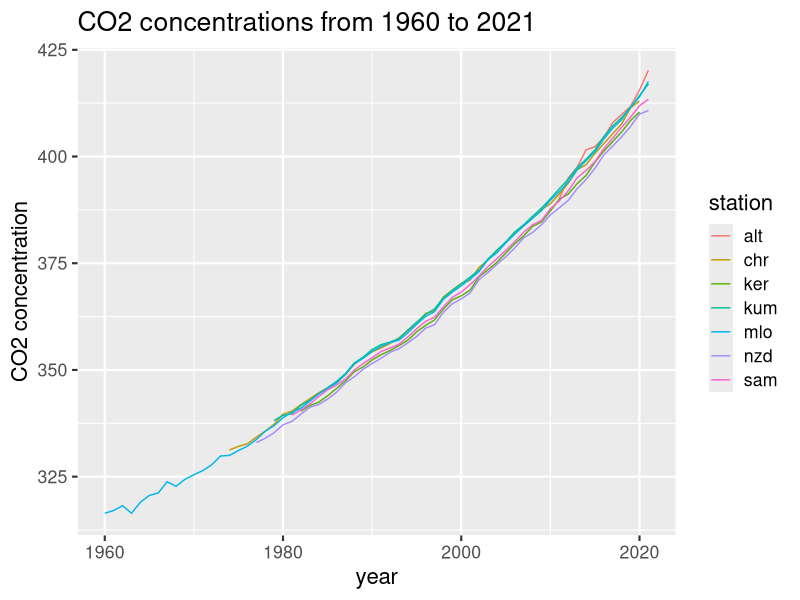
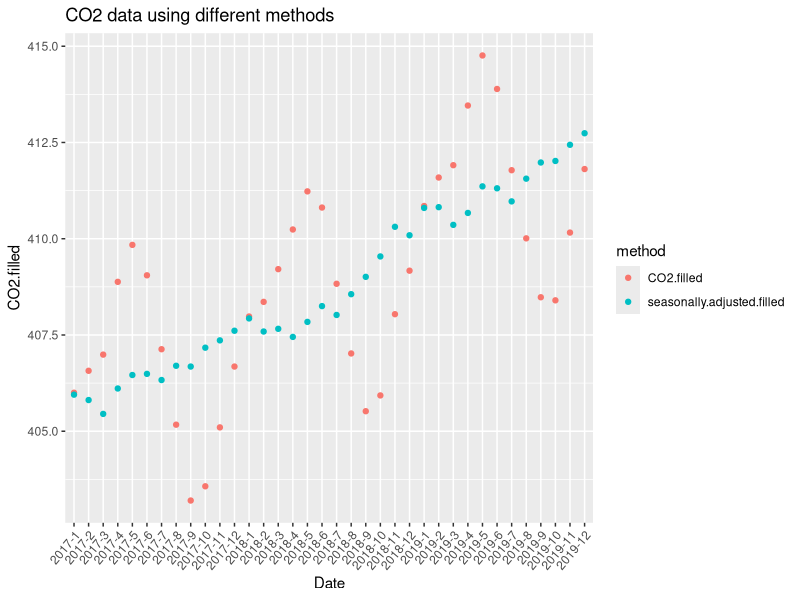
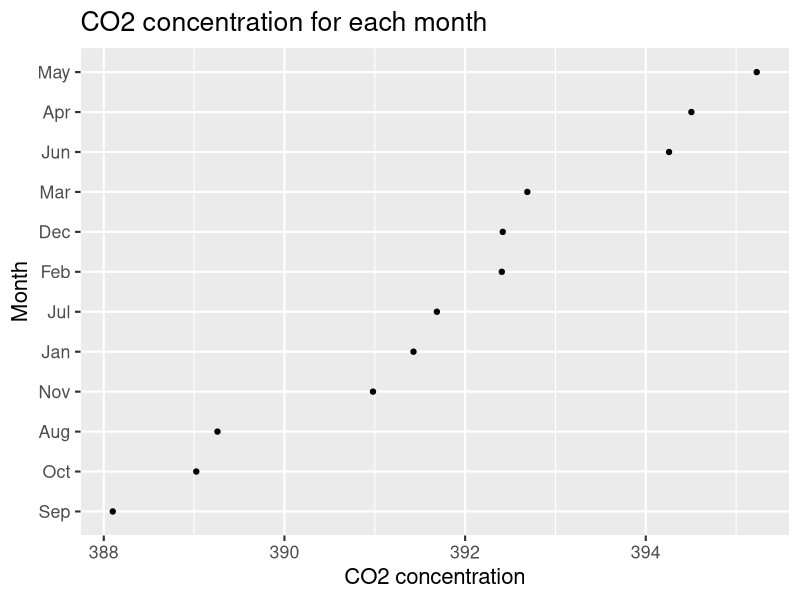

The R source for these figures, in order: (Note: this script raises an error after producing the figures.)
## ---- chunk 1
library(ggplot2)
library(tidyverse)
library(gridExtra)
library(ggpubr)
yearly_co2_tidy <- read.csv("./data/yearly_co2_tidy.csv")
ggplot(data = na.omit(yearly_co2_tidy), aes(x = Yr, y = CO2_concentration, color = station)) +
  geom_line() +
  ggtitle("CO2 concentrations from 1960 to 2021") +
  labs(x = "year", y = "CO2 concentration") + 
  theme_grey(16)
## ---- chunk 2
dt_adjusted <- read.csv("./data/monthly_in_situ_co2_mlo.csv")
dt_adjusted$date <- paste(dt_adjusted$Yr, dt_adjusted$Mn, sep="-")
dt_adjusted <- dt_adjusted %>% filter(Yr > 2016) %>% filter(Yr < 2020) %>% select(date, CO2.filled, seasonally.adjusted.filled) 
dt_adjusted <- pivot_longer(data = dt_adjusted, cols = !date, names_to = "method", values_to = "CO2.filled")

ggplot(data=dt_adjusted, aes(x=fct_inorder(date), y=CO2.filled, color=method)) +
  geom_point() + 
  xlab("Date") +
  ggtitle("CO2 data using different methods") +
  theme(axis.text.x = element_text(angle = 50, hjust=1))
## ---- chunk 3
monthly_co2_c_tidy = read.csv("./data/monthly_co2_c_tidy.csv")
monthly_co2_c_tidy %>% filter(Yr > 2000) %>% 
  filter(Yr < 2021) %>% 
  filter(station %in% c('mlo', 'kum')) %>% 
  na.omit() %>% 
  group_by(Mn) %>% 
  mutate(n = mean(CO2_concentration)) %>% 
  ungroup() %>% 
  select(Mn, n) %>% 
  unique() %>% 
  ggplot(aes(n, reorder(Mn, n))) +
  geom_point() +
  ggtitle("CO2 concentration for each month") + 
  xlab('CO2 concentration') + 
  ylab('Month') + 
  theme_grey(16)
## ---- chunk 4
monthly_co2 <- read.csv("./data/monthly_flask_co2.csv")
monthly_co2_tidy <- monthly_co2 %>% select(-X) %>%
  pivot_longer(cols = -c(Yr,Mn), names_to = "station", 
               values_to = "CO2_concentration")
ggplot(monthly_co2_tidy, aes(x=fct_reorder(station,CO2_concentration,na.rm=TRUE), y=CO2_concentration)) +
  geom_boxplot() +
  coord_flip() +
  ggtitle("Monthly CO2 concentrations for each station") +
  labs(x = "station", y = "monthly CO2 concentration") + 
  theme_grey(16)
## ---- chunk 5
pressure <- read.csv("./data/flx_aircraft.csv")
pressure$Pres. = as.factor(pressure$Pres.)
ggplot(pressure, aes(x = CO2, group = Pres., fill = Pres.)) + geom_density(alpha = 0.5) + 
  labs(x="CO2 concentration") + 
  ggtitle("CO2 concentrations in different air pressure") +
  scale_fill_manual( values = c("lightgreen","blue", "pink")) + 
  theme_grey(16)
## ---- chunk 6
monthly_co2$date <- paste(monthly_co2$Yr, monthly_co2$Mn, sep="-")
monthly_co2_h_m <- monthly_co2 %>% filter(Yr > 2010) %>% filter(Yr < 2020) %>% select(date, mlo)
monthly_co2_h_m <- pivot_longer(data = monthly_co2_h_m, cols = !date, names_to = "station", values_to = "CO2_concentration")
g1 <- ggplot(monthly_co2_h_m, aes(x=fct_inorder(date), y=CO2_concentration, group=1)) + 
  geom_line() + 
  labs(x = "", y = "Monthly CO2") + 
  ggtitle("Northern") +
  scale_x_discrete(labels = NULL, breaks = NULL)
may1 <- monthly_co2_h_m[str_detect(monthly_co2_h_m$date, "-5"),]
g1 <- g1 + geom_point(data=may1,aes(x=fct_inorder(date), y=CO2_concentration), color="red")
monthly_co2_h_s <- monthly_co2 %>% filter(Yr > 2010) %>% filter(Yr < 2020) %>% select(date, sam)
monthly_co2_h_s <- pivot_longer(data = monthly_co2_h_s, cols = !date, names_to = "station", values_to = "CO2_concentration")
g2 <- ggplot(monthly_co2_h_s, aes(x=fct_inorder(date), y=CO2_concentration, group=1)) + 
  geom_line() + 
  labs(x = "Date", y = "Monthly CO2") + 
  ggtitle("Southern") +
  scale_x_discrete(labels = NULL, breaks = NULL)
jan <- subset(monthly_co2_h_s, endsWith(monthly_co2_h_s$date, "-1"))
g2 <- g2 + geom_point(data=jan,aes(x=fct_inorder(date), y=CO2_concentration), color="blue")
grid.arrange(g1,g2,
             top = text_grob("CO2 concentration in different hemispheres"))
## ---- chunk 7
sw_berm <- read_csv("./data/BERM.csv")
sw_bats <- read_csv("./data/BATS.csv")
sw_hawi <- read_csv("./data/HAWI.csv")
sw_total <- rbind(sw_berm, sw_bats, sw_hawi)
ggplot(sw_total, aes(x=DIC,y=Salinity)) + 
  ggtitle("Salinity v.s DIC in different stations") + 
  facet_wrap(~Station) + 
  geom_hex(bins=30) + 
  scale_fill_gradient(low = "lightblue", high = "blue") + 
  theme_grey(16)
## ---- chunk 8
df_covid <- read.csv("./data/yearly_co2_tidy.csv")
ggplot(data = df_covid[410:434,], aes(x = Yr, y = CO2_concentration, color = station)) +
  geom_line() +
  annotate("rect", xmin = 2020.2, xmax = 2021, alpha = .2, ymin = 402, ymax = 422) +
  labs(x = "year", y = "CO2 concentration") + 
  theme_grey(16)
## ---- chunk 9
covid_data <- read.csv("./data/monthly_co2_ratio.csv")
covid_data$date <- as.factor(covid_data$date)
covid_data$covid <-  ifelse(covid_data$date %like% "2020", "Yes", ifelse(covid_data$date %like% "2021", "Yes", "No"))
data1 <- covid_data[15:161,] %>% select(-X) #2012-2013
data2 <- covid_data[183:329,] %>% select(-X) #2018-2019
data3 <- covid_data[351:497,] %>% select(-X) #2020-2021
covid_data_yr1 <- rbind(data1, data3)
covid_data_yr2 <- rbind(data2, data3)

g1 <- ggplot(covid_data_yr1, aes(x = CO2_concentration_ratio, fill = covid)) + 
  geom_histogram(color="#e9ecef", alpha=0.6, position = 'identity') +
  scale_fill_manual(values=c("lightblue", "blue")) +
  labs(x = "") +
  theme(legend.position="none") +
  ggtitle("2012-2013 v.s. 2020-2021")

g2 <- ggplot(covid_data_yr2, aes(x = CO2_concentration_ratio, fill = covid)) + 
  geom_histogram(color="#e9ecef", alpha=0.6, position = 'identity') +
  labs(x = "", y = "") + 
  scale_fill_manual(values=c("lightblue", "blue")) + 
  ggtitle("2018-2019 v.s. 2020-2021")

grid.arrange(g1, g2, nrow=1,
             bottom = text_grob("monthly CO2 increment ratio"))
## ---- chunk 10
df_total <- read.csv("./data/monthly_flask_co2_mlo.csv")
df_normal <- df_total[699:719,] %>% select(Date, CO2.filled..ppm.)
df_normal$Date <- df_normal$Date - 2018
df_normal$Covid <- "No"
df_covid <- df_total[723:744,] %>% select(Date, CO2.filled..ppm.)
df_covid$Date <- df_covid$Date - 2020
df_covid$Covid <- "Yes"

df_combined <- rbind(df_normal, df_covid)
slope_normal <- coef(lm(df_normal$CO2.filled..ppm. ~ df_normal$Date))[2]
slope_covid <- coef(lm(df_covid$CO2.filled..ppm. ~ df_covid$Date))[2]

ggplot(df_combined, aes(x = Date, y = CO2.filled..ppm., color = Covid)) + 
  geom_point(alpha = 0.5) +
  geom_smooth(method="lm") +
  labs(x = "Standardized date", y="CO2") +
  ggtitle("CO2 concentration in 2018-2019 v.s 2020-2021") +
  annotate("text",x=1.7, y=408, color = "red", label=(paste0("slope==",slope_normal)),parse=TRUE) +
  annotate("text",x=1.7, y=418, color = "blue", label=(paste0("slope==",slope_covid)),parse=TRUE)
